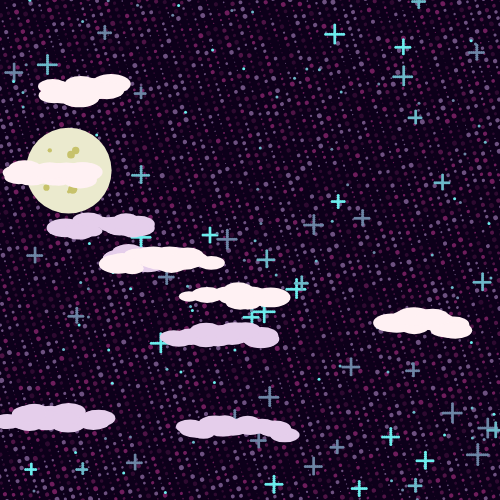
Frame 1 (no input)
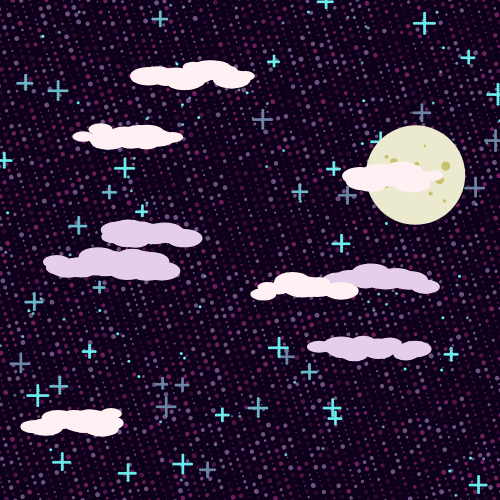
Frame 2 (the mouse pressed at the canvas centre, redrawn once)

The p5.js sketch that drew these frames (run headless with seeded random() and noise() and a simulated clock; the mouse was pressed at the canvas centre and the sketch redrawn once):

// p5.js sketch
// ── sketch.js
// Mary Ashley Tenedor
// ART 151 Assignment 2: For Loop Remix

// Colors used in the background are from the BERRY NEBULA PALETTE found on https://lospec.com/palette-list/berry-nebula

function setup() {
  createCanvas(500, 500);
  noLoop();
}

function draw() {
  background("#0d001a");
  rectMode(CENTER);
  noStroke();

  //----------------------------------------------------------//
  // dark sky background
  rotate(PI / 2.5); // rotate to make all lines diagonal

  let colors = [
    "#6e5181",
    "#6e5181",
    "#6e5181",
    "#6f1d5c",
    "#6f1d5c",
    "#4f1446",
    "#4f1446",
    "#2e0a30",
    "#2e0a30",
    "#2e0a30",
  ];

  // set size of circles in background
  let small = 1;
  let large = 5;
  let rand = random(small, large);
  let newRand = random(small, large);

  // draw the background with random colors and sizes
  for (let j = -500; j < 300; j += large + 3) {
    for (let i = -100; i < 700; i += rand / 2 + newRand / 2 + 3) {
      fill(random(colors));
      circle(i, j, newRand);

      rand = newRand;
      newRand = random(small, large);
    }
  }

  //----------------------------------------------------------//
  // stars
  rotate(-PI / 2.5); // rotate the background back to normal
  let numStars = 50;

  colors = ["#6ceded", "#6cb9c9", "#6d85a5"];
  strokeWeight(3);

  // create random sized stars in random locations
  for (let j = 0; j < numStars; j++) {
    let x = random(0, 500);
    let y = random(0, 500);
    let l = random(11, 21);
    stroke(random(colors));

    for (let i = 0; i < l; i += 2) {
      point(x - l / 2 + i, y);
      point(x, y - l / 2 + i);
    }
  }

  // place small stars randomly
  numStars = 100;
  strokeWeight(3);
  for (let j = 0; j < numStars; j++) {
    let x = random(0, 500);
    let y = random(0, 500);
    let l = random(11, 21);
    stroke(random(colors));

    point(x, y);
  }

  //----------------------------------------------------------//
  // moon
  noStroke();

  fill("#ebeace");
  let moonD = random(70, 100);

  let moonX = random(20, 480);
  let moonY = random(20, 300);
  circle(moonX, moonY, moonD);

  // craters in random places on the moon
  fill("#c7c26b");
  let moonR = moonD / 2;

  for (let i = 0; i < 10; i++) {
    let craterD = random(2, 10);

    let craterX = random(
      moonX - (moonR * sqrt(2)) / 2 + 5,
      moonX + (moonR * sqrt(2)) / 2 - 5
    );
    let craterY = random(
      moonY - (moonR * sqrt(2)) / 2 + 5,
      moonY + (moonR * sqrt(2)) / 2 - 5
    );
    circle(craterX, craterY, craterD);
  }

  //----------------------------------------------------------//
  //clouds
  let numClouds = 10;

  for (let i = 0; i < 5; i++) {
    let mainX = random(50, 450);
    let mainY = random(50, 450);

    // draw clouds in one color
    for (let i = 0; i < numClouds; i++) {
      let cloudD = random(20, 40);
      let cloudX = random(mainX - 50, mainX + 50);
      let cloudY = random(mainY - 5, mainY + 5);

      fill("#e5ceeb");
      ellipse(cloudX, cloudY, cloudD, cloudD / 2);

      cloudX = random(mainX - 30, mainX + 30);
      cloudY = random(mainY - 10, mainY);

      fill("#e5ceeb");
      ellipse(cloudX, cloudY, cloudD, cloudD / 2);
    }

    mainX = random(50, 450);
    mainY = random(50, 450);

    // draw clouds in other color
    for (let i = 0; i < numClouds; i++) {
      let cloudD = random(20, 40);
      let cloudX = random(mainX - 50, mainX + 50);
      let cloudY = random(mainY - 5, mainY + 5);

      fill("#fff1f3");
      ellipse(cloudX, cloudY, cloudD, cloudD / 2);

      cloudX = random(mainX - 30, mainX + 30);
      cloudY = random(mainY - 10, mainY);

      fill("#fff1f3");
      ellipse(cloudX, cloudY, cloudD, cloudD / 2);
    }
  }
}
